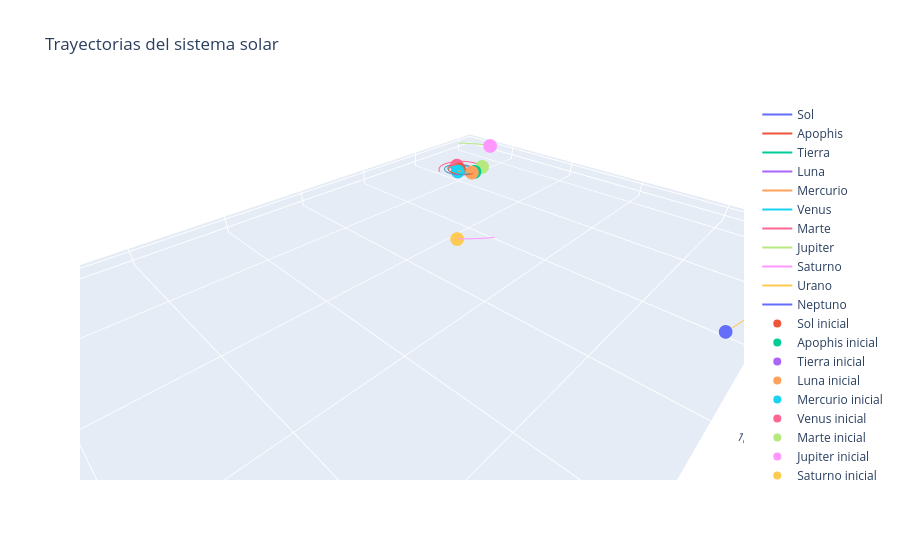

Write notebook code for a chart like this one.
### Code cell
# Gráfica 3d para el sistema Solar

fig = go.Figure()

for i in range(cuerpos):
    fig.add_trace(go.Scatter3d(x=rs[i, :, 0], y=rs[i, :, 1], z=rs[i, :, 2], mode='lines', name=f'{["Sol", "Apophis", "Tierra", "Luna", "Mercurio", "Venus", "Marte", "Jupiter", "Saturno", "Urano", "Neptuno"][i]}'))

# initial positions
for i in range(cuerpos):
    fig.add_trace(go.Scatter3d(x=[rs[i, 0, 0]], y=[rs[i, 0, 1]], z=[rs[i, 0, 2]], mode='markers', name=f'{["Sol", "Apophis", "Tierra", "Luna", "Mercurio", "Venus", "Marte", "Jupiter", "Saturno", "Urano", "Neptuno"][i]} inicial'))

fig.update_layout(title='Trayectorias del sistema solar', scene=dict(xaxis_title='X (AU)', yaxis_title='Y (AU)', zaxis_title='Z (AU)'))
fig.update_layout(scene=dict(aspectmode='data'))
fig.show()

### Figure 1 — Plotly figure (JSON) as saved in the notebook; plotly's stock layout.template omitted (floating-point values rounded to 4 significant figures; data arrays with more than 128 entries replaced by an {"elided": "..."} marker saying what was removed)
{"data": [{"mode": "lines", "name": "Sol", "type": "scatter3d", "x": {"elided": "1500 float values"}, "y": {"elided": "1500 float values"}, "z": {"elided": "1500 float values"}}, {"mode": "lines", "name": "Apophis", "type": "scatter3d", "x": {"elided": "1500 float values"}, "y": {"elided": "1500 float values"}, "z": {"elided": "1500 float values"}}, {"mode": "lines", "name": "Tierra", "type": "scatter3d", "x": {"elided": "1500 float values"}, "y": {"elided": "1500 float values"}, "z": {"elided": "1500 float values"}}, {"mode": "lines", "name": "Luna", "type": "scatter3d", "x": {"elided": "1500 float values"}, "y": {"elided": "1500 float values"}, "z": {"elided": "1500 float values"}}, {"mode": "lines", "name": "Mercurio", "type": "scatter3d", "x": {"elided": "1500 float values"}, "y": {"elided": "1500 float values"}, "z": {"elided": "1500 float values"}}, {"mode": "lines", "name": "Venus", "type": "scatter3d", "x": {"elided": "1500 float values"}, "y": {"elided": "1500 float values"}, "z": {"elided": "1500 float values"}}, {"mode": "lines", "name": "Marte", "type": "scatter3d", "x": {"elided": "1500 float values"}, "y": {"elided": "1500 float values"}, "z": {"elided": "1500 float values"}}, {"mode": "lines", "name": "Jupiter", "type": "scatter3d", "x": {"elided": "1500 float values"}, "y": {"elided": "1500 float values"}, "z": {"elided": "1500 float values"}}, {"mode": "lines", "name": "Saturno", "type": "scatter3d", "x": {"elided": "1500 float values"}, "y": {"elided": "1500 float values"}, "z": {"elided": "1500 float values"}}, {"mode": "lines", "name": "Urano", "type": "scatter3d", "x": {"elided": "1500 float values"}, "y": {"elided": "1500 float values"}, "z": {"elided": "1500 float values"}}, {"mode": "lines", "name": "Neptuno", "type": "scatter3d", "x": {"elided": "1500 float values"}, "y": {"elided": "1500 float values"}, "z": {"elided": "1500 float values"}}, {"mode": "markers", "name": "Sol inicial", "type": "scatter3d", "x": [0.001231], "y": [-0.00138], "z": [3.119e-05]}, {"mode": "markers", "name": "Apophis inicial", "type": "scatter3d", "x": [-0.5426], "y": [0.9107], "z": [-0.06159]}, {"mode": "markers", "name": "Tierra inicial", "type": "scatter3d", "x": [-0.1758], "y": [0.9642], "z": [-5.749e-07]}, {"mode": "markers", "name": "Luna inicial", "type": "scatter3d", "x": [-0.1765], "y": [0.9667], "z": [-3.419e-06]}, {"mode": "markers", "name": "Mercurio inicial", "type": "scatter3d", "x": [0.3072], "y": [0.1263], "z": [-0.01734]}, {"mode": "markers", "name": "Venus inicial", "type": "scatter3d", "x": [-0.4298], "y": [-0.5837], "z": [0.01702]}, {"mode": "markers", "name": "Marte inicial", "type": "scatter3d", "x": [-1.407], "y": [0.8804], "z": [0.05313]}, {"mode": "markers", "name": "Jupiter inicial", "type": "scatter3d", "x": [-5.277], "y": [-1.366], "z": [0.1238]}, {"mode": "markers", "name": "Saturno inicial", "type": "scatter3d", "x": [7.083], "y": [5.865], "z": [-0.384]}, {"mode": "markers", "name": "Urano inicial", "type": "scatter3d", "x": [5.922], "y": [18.36], "z": [-0.00851]}, {"mode": "markers", "name": "Neptuno inicial", "type": "scatter3d", "x": [29.59], "y": [3.961], "z": [-0.7635]}], "layout": {"scene": {"aspectmode": "data", "xaxis": {"title": {"text": "X (AU)"}}, "yaxis": {"title": {"text": "Y (AU)"}}, "zaxis": {"title": {"text": "Z (AU)"}}}, "title": {"text": "Trayectorias del sistema solar"}}}
